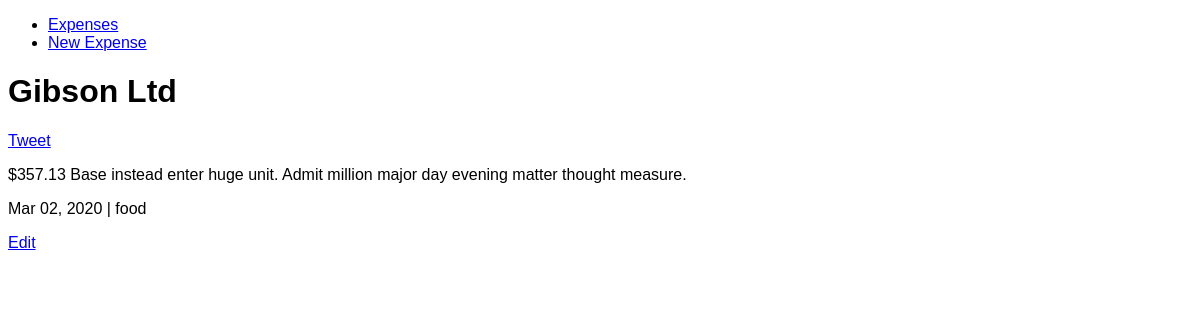
The app's page /expense/1 with its own data.
### application.py (models this page shows)
class Expense(db.Model):
    __tablename__ = "expenses"
    id = db.Column(db.Integer, primary_key=True)
    item = db.Column(db.Unicode)
    amount = db.Column(db.Float)
    paid_to = db.Column(db.Unicode)
    category = db.Column(db.Unicode)
    date = db.Column(db.Date)
    description = db.Column(db.Unicode)

### application.py (the view)
@application.route("/expense/<int:id>")
def detail(id):
    expense = Expense.query.get(id)
    if not expense:
        return Response("Not found")
    return render_template("detail.html", expense=expense)

### templates/detail.html (shortened to what this page needs)
{% extends "layout.html" %}
{% block body %}
<h1>{{ expense.item }}</h1>
<a href="https://twitter.com/share" class="twitter-share-button" data-show-count="false">Tweet</a><script async src="//platform.twitter.com/widgets.js" charset="utf-8"></script>
<p>
    ${{ expense.amount | round(2) }} {{ expense.description }}
</p>
<p>
    {{ expense.date.strftime('%b %d, %Y') }} | {{ expense.category }}
</p>
<p><a href="{{ url_for('edit', id=expense.id) }}">Edit</a></p>
{% endblock %}

### static/style.css (style rules this page uses)
* { font-family: helvetica; }

### records on screen
Expense: item "Gibson Ltd", amount "357.13", description "Base instead enter huge unit. Admit million major day evening matter thought measure.", date "Mar 02, 2020", category "food"
